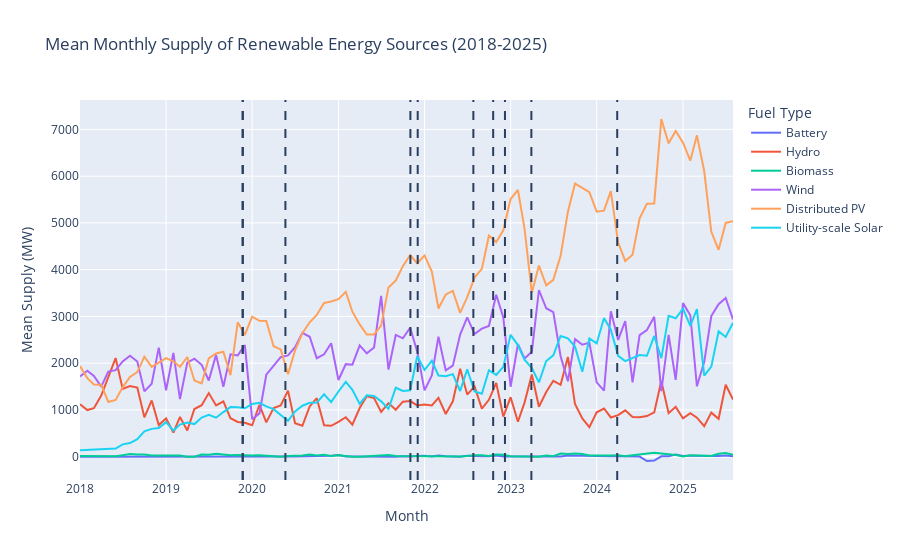

The code cell stored with this chart in its notebook:
### Markdown cell above
### Generating the Plot for Renewables

### Code cell
fig = px.line(renewables_df, x = 'Month', y = 'Mean Supply (MW)', color = 'Fuel Type', title = 'Mean Monthly Supply of Renewable Energy Sources (2018-2025)')

if add_policy_intro_dates: 
    for date in governmental_policies['Date introduced / announced'].to_list():
        fig.add_vline(x = date, line_width = 2, line_dash = 'dash')

fig.show()
